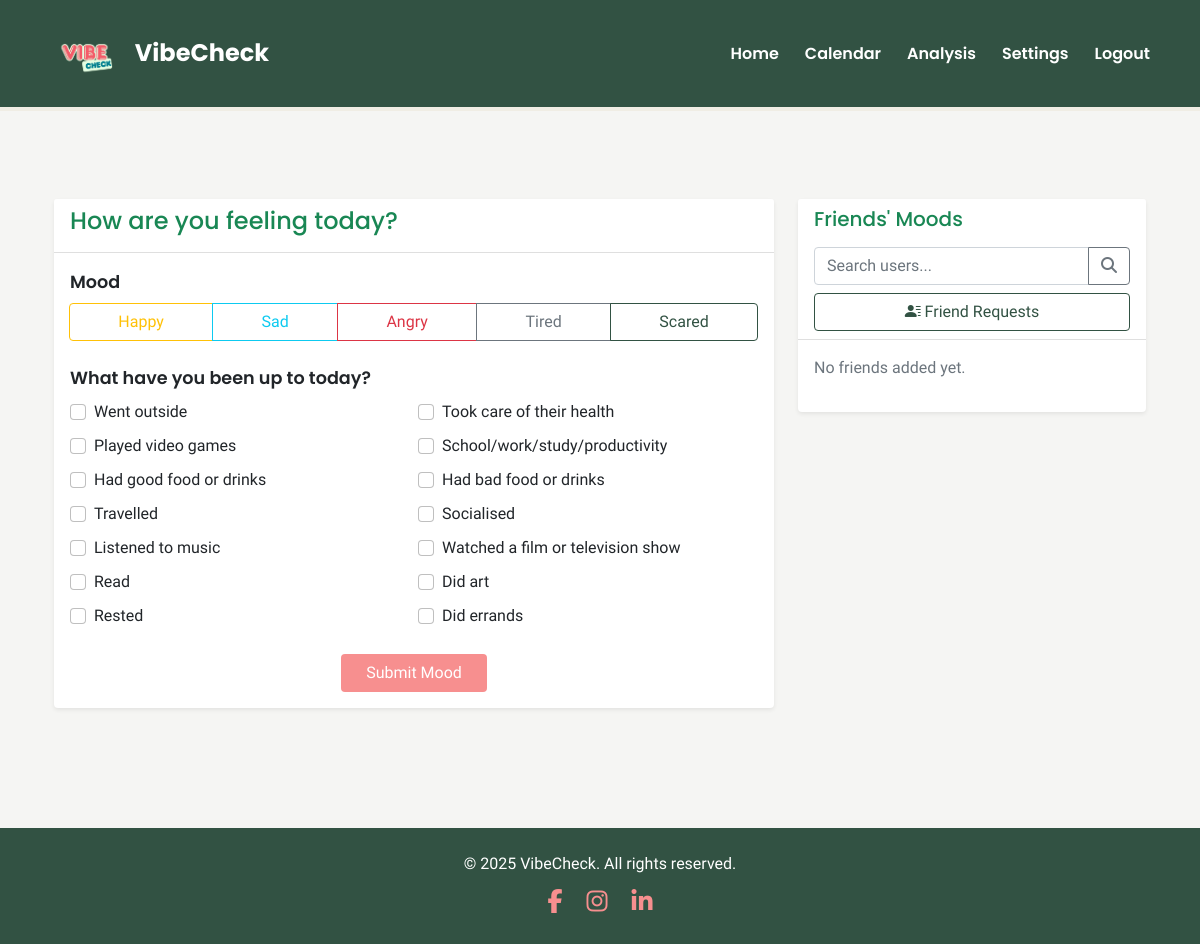
Page /home (signed in) on the earlier database version.
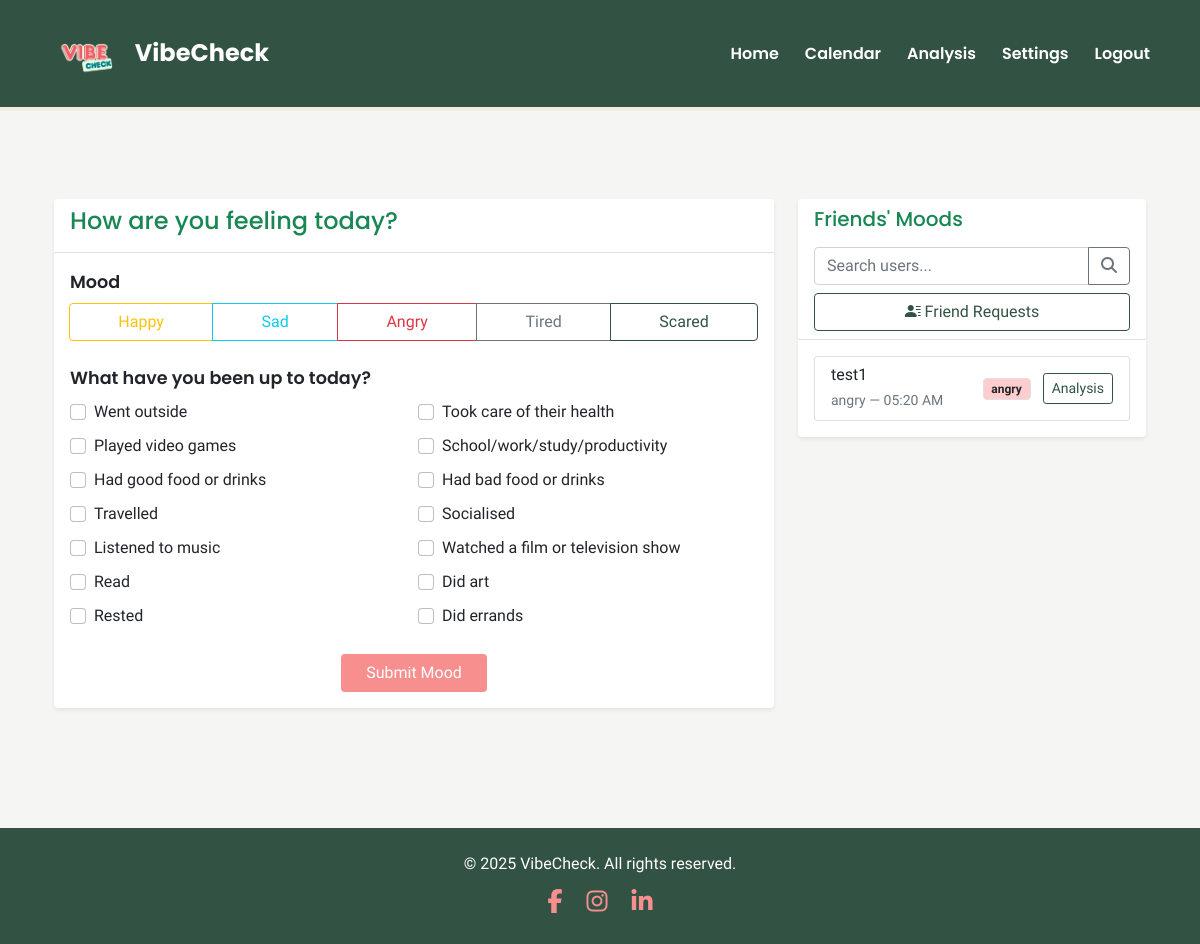
Same page on the later database version.
### app/models.py (models this page shows, shortened)
class User(UserMixin, db.Model):
    username = db.Column(db.String(30), primary_key=True)
    password = db.Column(db.String(100))
    privacy_setting = db.Column(db.String(20), default='friends')  # Can be 'public', 'friends', or 'private'
    moods = db.relationship('Mood', backref='user', lazy=True)
    friends = db.relationship(
        'User',
        secondary='friendships',
        primaryjoin=username==Friendship.user_id,
        secondaryjoin=username==Friendship.friend_id,
        backref='friend_of'
    )

class Mood(db.Model):
    id = db.Column(db.Integer, primary_key=True)
    mood = db.Column(db.String(50), nullable=False)
    reasons = db.Column(db.String(500), nullable=True)  # JSON string of selected reasons
    timestamp = db.Column(db.DateTime, nullable=False)
    user_id = db.Column(db.String(30), db.ForeignKey('user.username'), nullable=False)
    @staticmethod
    def get_all_reasons():
        return [
            "Went outside",
            "Took care of their health",
            "Played video games",
            "School/work/study/productivity",
            "Had good food or drinks",
            "Had bad food or drinks",
            "Travelled",
            "Socialised",
            "Listened to music",
            "Watched a film or television show",
            "Read",
            "Did art",
            "Rested",
            "Did errands"
        ]

### app/main.py (the view)
@bp.route('/home')
@login_required
def home():
    today = datetime.now().date()
    today_start = datetime.combine(today, datetime.min.time())
    today_end = datetime.combine(today, datetime.max.time())
    today_mood = Mood.query.filter(
        Mood.user_id == current_user.username,
        Mood.timestamp >= today_start,
        Mood.timestamp <= today_end
    ).first()
    friends = []
    for friend in current_user.friends:
        friend_mood = Mood.query.filter(
            Mood.user_id == friend.username,
            Mood.timestamp >= today_start,
            Mood.timestamp <= today_end
        ).first()
        friends.append({
            'username': friend.username,
            'today_mood': friend_mood
        })
    return render_template('home.html',
                         today_mood=today_mood,
                         friends=friends,
                         reasons=Mood.get_all_reasons(),
                         user_id=current_user.username)

### app/__init__.py (called while the page is built)
def create_app(config_class=Config):
    app = Flask(__name__)
    app.config.from_object(config_class)
    if csrf_available:
        csrf = CSRFProtect(app)  # moved here to use app context directly
    db.init_app(app)
    login_manager.init_app(app)
    from app.auth import bp as auth_bp
    app.register_blueprint(auth_bp)
    from app.main import bp as main_bp
    app.register_blueprint(main_bp)
    os.makedirs(os.path.join(os.path.dirname(os.path.dirname(__file__)), 'instance'), exist_ok=True)
    from app.models import User, Mood, Friendship
    @login_manager.user_loader
    def load_user(id):
        return User.query.get(str(id))
    return app

### app/templates/home.html (shortened to what this page needs)
{% extends "base.html" %}
{% block head %}
<link rel="stylesheet" href="{{ url_for('static', filename='css/home.css') }}">
{% endblock %}
{% block content %}
<div class="container my-5">
  <div class="row">
    <div class="col-lg-8 mb-4">
      <div class="card shadow-sm border-0">
        <div class="card-header bg-white">
          <h4 class="text-success" style="font-family: 'Poppins', sans-serif;">How are you feeling today?</h4>
        </div>
        <div class="card-body">
          <form id="moodForm">
            <div class="mb-4">
              <label class="form-label fw-semibold text-dark mood-label">Mood</label>
              <div class="btn-group w-100" role="group">
                {% set moods = [('happy', 'warning'), ('sad', 'info'), ('angry', 'danger'), ('tired', 'secondary'), ('scared', 'success')] %}
                {% for mood, color in moods %}
                <label class="btn btn-outline-{{ color }}" for="{{ mood }}">{{ mood.capitalize() }}</label>
                {% endfor %}
              </div>
            </div>
            <div class="mb-4">
              <label class="form-label fw-semibold text-dark reason-label">What have you been up to today?</label>
              <div class="row g-2 activity-checkboxes">
                {% for reason in reasons %}
                <div class="col-sm-6">
                  <div class="form-check">
                    <input class="form-check-input" type="checkbox" name="reasons" value="{{ reason }}" id="reason{{ loop.index }}">
                    <label class="form-check-label" for="reason{{ loop.index }}">{{ reason }}</label>
                  </div>
                </div>
                {% endfor %}
              </div>
            </div>
            <div class="text-center">
              <button type="submit" class="btn px-4" style="background-color: #F78F8F; color: white;">Submit Mood</button>
            </div>
          </form>
        </div>
      </div>
    </div>
    <div class="col-lg-4">
      <div class="card shadow-sm border-0">
        <div class="card-header bg-white d-flex flex-column align-items-start">
          <h5 class="text-success mb-3" style="font-family: 'Poppins', sans-serif;">Friends' Moods</h5>
          <div class="input-group mb-2">
            <input type="text" id="userSearch" class="form-control" placeholder="Search users...">
            <button class="btn btn-outline-secondary" type="button" id="searchButton"><i class="fas fa-search"></i></button>
          </div>
          <button id="openFriendModal" class="btn btn-outline-success w-100" data-bs-toggle="modal" data-bs-target="#friendModal"><i class="bi bi-person-lines-fill"></i>
Friend Requests</button>
        </div>
        <div class="card-body">
          <div id="friendsList">
            {% if friends %}
              <div class="list-group">
                {% for friend in friends %}
                <div class="list-group-item">
                  <div class="d-flex justify-content-between align-items-center">
                    <div>
                      <h6 class="mb-1">
                        <a href="{{ url_for('main.calendar_view', user_id=friend.username) }}" class="text-decoration-none text-dark">{{ friend.username }}</a>
                      </h6>
                      {% if friend.today_mood %}
                      <small class="text-muted">{{ friend.today_mood.mood }} — {{ friend.today_mood.timestamp.strftime('%I:%M %p') }}</small>
                      {% else %}
                      <small class="text-muted">No mood recorded today</small>
                      {% endif %}
                    </div>
                    <div class="text-end">
                      {% if friend.today_mood %}
                      <span class="badge bg-{{ friend.today_mood.mood }}-subtle text-dark border">{{ friend.today_mood.mood }}</span>
                      {% endif %}
                      <a href="{{ url_for('main.analysis', user_id=friend.username) }}" class="btn btn-sm btn-outline-success ms-2">Analysis</a>
                    </div>
                  </div>
                </div>
                {% endfor %}
              </div>
            {% else %}
              <p class="text-muted">No friends added yet.</p>
            {% endif %}
          </div>
        </div>
      </div>
    </div>
  </div>
</div>
{% endblock %}

### app/templates/base.html (shortened to what this page needs)
<!DOCTYPE html>
<html lang="en">
<head>
    <link href="https://cdn.jsdelivr.net/npm/bootstrap@5.1.3/dist/css/bootstrap.min.css" rel="stylesheet">
    <link rel="stylesheet" href="https://cdn.jsdelivr.net/npm/bootstrap-icons@1.10.5/font/bootstrap-icons.css"/>
    <link rel="stylesheet" href="https://cdnjs.cloudflare.com/ajax/libs/font-awesome/6.5.0/css/all.min.css" />
    <link href="../static/css/base.css" rel="stylesheet">
    {% block head %}{% endblock %}
</head>
<body class="d-flex flex-column min-vh-100">
<nav class="navbar navbar-expand-md navbar-dark custom-navbar">
  <div class="container py-3">
    <a class="navbar-brand d-flex align-items-center" href="{{ url_for('main.intro') }}">
      <img src="{{ url_for('static', filename='images/Vibe.png') }}" alt="App Logo" class="me-2" style="height: 45px;">
      <h1 class="m-0 fs-4 text-white">VibeCheck</h1>
    </a>
    <div class="collapse navbar-collapse" id="navbarHeader">
      <ul class="navbar-nav ms-auto">
        {% if current_user.is_authenticated %}
          <li class="nav-item">
            <a class="nav-link text-white" href="{{ url_for('main.home') }}">Home</a>
          </li>
          <li class="nav-item">
            <a class="nav-link text-white" href="{{ url_for('main.calendar_view', user_id=current_user.username) }}">Calendar</a>
          </li>
          <li class="nav-item">
            <a class="nav-link text-white" href="{{ url_for('main.analysis', user_id=current_user.username) }}">Analysis</a>
          </li>
          <li class="nav-item">
            <a class="nav-link text-white" href="{{ url_for('main.change_password') }}">Settings</a>
          </li>
          <li class="nav-item">
            <a class="nav-link text-white" href="{{ url_for('auth.logout') }}">Logout</a>
          </li>
        {% endif %}
      </ul>
    </div>
  </div>
</nav>
     <main class="container mt-4 flex-fill">
        {% block content %}{% endblock %}
    </main>
<footer class="footer text-center py-4 mt-5">
  <p class="mb-2">© 2025 VibeCheck. All rights reserved.</p>
  <div class="social-icons">
    <a href="#"><i class="fab fa-facebook-f"></i></a>
    <a href="#"><i class="fab fa-instagram"></i></a>
    <a href="#"><i class="fab fa-linkedin-in"></i></a>
  </div>
</footer>
</body>
</html>

### app/static/css/base.css (style rules this page uses)
body { background-color: #F5F5F3; font-family: 'Open Sans', sans-serif; }
.custom-navbar { background-color: #325243; padding: 10px 20px; border-bottom: 4px solid #F0EDE4; }
.custom-navbar .navbar-brand h1 { font-family: 'Poppins', sans-serif; color: #fff; font-size: 1.8rem; font-weight: 700; margin: 0; }
.custom-navbar .nav-link { color: #FFFFFF; font-weight: 600; font-family: 'Poppins', sans-serif; padding: 8px 16px; border-radius: 25px; transition: background-color 0.3s; }
.custom-navbar .nav-item + .nav-item { margin-left: 10px; }
footer { text-align: center; padding: 20px; background-color: #325243; color: #FFFFFF; margin-top: 50px; }
.social-icons a { color: #F78F8F; margin: 0 10px; font-size: 1.5rem; transition: color 0.3s; }

### app/static/css/home.css (style rules this page uses)
.bg-angry-subtle { background-color: #ffcdcd; color: #bd1708; }
.btn-outline-success { color: #325243; border-color: #325243; }
.mood-label, .reason-label { font-family: 'Poppins', sans-serif; font-size: 1.1rem; font-weight: 600; color: #325243; margin-bottom: 8px; }
#userSearch { border-top-right-radius: 0; border-bottom-right-radius: 0; }
#searchButton { border-top-left-radius: 0; border-bottom-left-radius: 0; }

Differences in the rows shown:
now on this page (row edited): User: username "test1", today_mood.mood "angry", today_mood.timestamp "05:20 AM"
Other differences:
text no longer shown: "No friends added yet."
